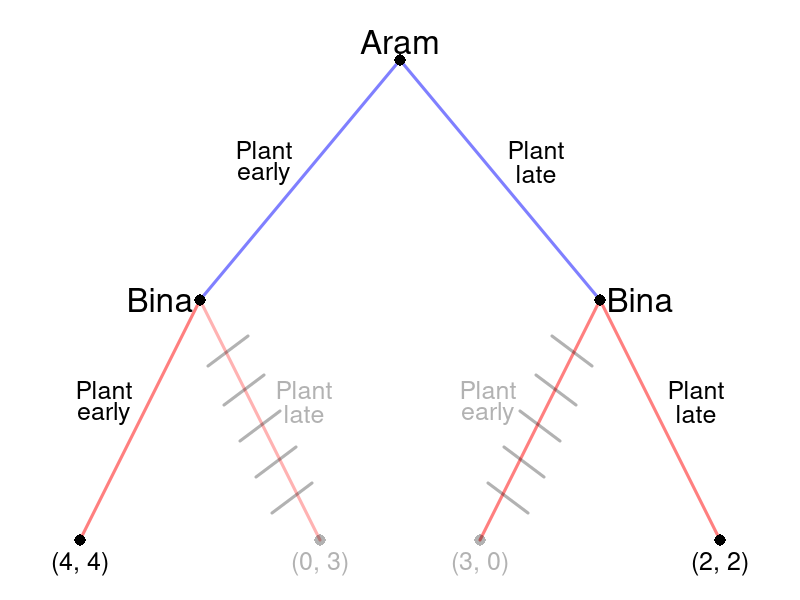

Recreate this plot in R.
require(shape)
pdf(file = "people/sequential_palanpur_player1.pdf", width = 9, height = 7)

#Set parameters for graphics
axislabelsize <- 1.5
labelsize <- 2
actionlabelsize <- 1.5
graphlinewidth <- 3
segmentlinewidth <- 2
nodesize <- 1.5
fadelevel <- 0.3

COL <- c("#7fc97f", "#beaed4", "#fdc086", "#ffff99", "#386cb0", "#f0027f", "#bf5b17", "#666666")
COLA <- c("#99d8c9","#66c2a4","#41ae76", "#238b45", "#005824")
COLB <- c("#4eb3d3", "#2b8cbe", "#0868ac","#084081")

par(mar =  c(0, 0, 0, 0))

xlims <- c(0, 10)
ylims <- c(0, 10)

npts <- 501 
x <- seq(xlims[1], xlims[2], length.out = npts)
y <- seq(ylims[1], ylims[2], length.out = npts) 

plot(0, 0, xlim = xlims, ylim = ylims, type = "n",
     xlab = expression(paste("")),
     ylab = expression(paste("")), 
     xaxt = "n", 
     yaxt = "n", 
     cex.lab = axislabelsize, 
     bty = "n",
     xaxs="i", 
     yaxs="i")

ticksy <- seq(from = 0, to = ylims[2], by = 2)
ylabels <- seq(from = 0, to = ylims[2], by = 2)
ticksx <- seq(from = 0, to = xlims[2], by = 2)
xlabels <- seq(from = 0, to = xlims[2], by = 2)

#Branches for Aram
#Plant early
segments(5, 9, 2.5, 5, lty = 1, col = rgb(0, 0, 1, 0.5), lwd = graphlinewidth)
#Plant late
segments(5, 9, 7.5, 5, lty = 1, col = rgb(0, 0, 1, 0.5), lwd = graphlinewidth)

#Branches for Bina
#From Aram planting early
#Bina plants early
segments(2.5, 5, 1, 1, lty = 1, col = rgb(1, 0, 0, 0.5), lwd = graphlinewidth)
#Bina plants late
segments(2.5, 5, 4, 1, lty = 1, col = rgb(1, 0, 0, fadelevel), lwd = graphlinewidth)

#From Aram plants late
#Bina plants early
segments(7.5, 5, 6, 1, lty = 1, col = rgb(1, 0, 0, 0.5), lwd = graphlinewidth)


#Bina plants late
segments(7.5, 5, 9, 1, lty = 1, col = rgb(1, 0, 0, 0.5), lwd = graphlinewidth)

#Initial node
points(5, 9, pch = 16, col = "black", cex = nodesize)

#P1 Nodes
points(2.5, 5, pch = 16, col = "black", cex = nodesize)
points(7.5, 5, pch = 16, col = "black", cex = nodesize)

#P2 Terminal Nodes
points(1, 1, pch = 16, col = "black", cex = nodesize)
points(4, 1, pch = 16, col = rgb(0,0,0,fadelevel), cex = nodesize)
points(6, 1, pch = 16, col = rgb(0,0,0,fadelevel), cex = nodesize)
points(9, 1, pch = 16, col = "black", cex = nodesize)

text(5, 9.3, expression(paste("Aram")), cex = labelsize)

text(3.3, 7.5, expression(paste("Plant")), cex = actionlabelsize)
text(3.3, 7.1, expression(paste("early")), cex = actionlabelsize)
text(6.7, 7.5, expression(paste("Plant")), cex = actionlabelsize)
text(6.7, 7.1, expression(paste("late")), cex = actionlabelsize)


text(2, 5, expression(paste("Bina")), cex = labelsize)
text(1.3, 3.5, expression(paste("Plant")), cex = actionlabelsize)
text(1.3, 3.1, expression(paste("early")), cex = actionlabelsize)
text(3.8, 3.5, expression(paste("Plant")), cex = actionlabelsize, col = rgb(0,0,0,fadelevel))
text(3.8, 3.1, expression(paste("late")), cex = actionlabelsize, col = rgb(0,0,0,fadelevel))


text(8, 5, expression(paste("Bina")), cex = labelsize)
text(6.1, 3.5, expression(paste("Plant")), cex = actionlabelsize, col = rgb(0,0,0,fadelevel))
text(6.1, 3.1, expression(paste("early")), cex = actionlabelsize, col = rgb(0,0,0,fadelevel))
text(8.7, 3.5, expression(paste("Plant")), cex = actionlabelsize)
text(8.7, 3.1, expression(paste("late")), cex = actionlabelsize)

#Payoffs 
text(1, .6, expression("(4, 4)"), cex = actionlabelsize)
text(4, .6, expression("(0, 3)"), cex = actionlabelsize ,col = rgb(0,0,0,fadelevel))
text(6, .6, expression("(3, 0)"), cex = actionlabelsize, col = rgb(0,0,0,fadelevel))
text(9, .6, expression("(2, 2)"), cex = actionlabelsize)

#Cutting branch plant late when A plants early
segments(2.6, 3.9, 3.1, 4.4, lty = 1, col = rgb(0,0,0,fadelevel), lwd = graphlinewidth)
segments(2.8, 3.25, 3.3, 3.75, lty = 1, col = rgb(0,0,0,fadelevel), lwd = graphlinewidth)
segments(3, 2.65, 3.5, 3.15, lty = 1, col = rgb(0,0,0,fadelevel), lwd = graphlinewidth)
segments(3.2, 2.05, 3.7, 2.55, lty = 1, col = rgb(0,0,0,fadelevel), lwd = graphlinewidth)
segments(3.4, 1.45, 3.9, 1.95, lty = 1, col = rgb(0,0,0,fadelevel), lwd = graphlinewidth)


#Cutting branch plant late when A plants
segments(7.4, 3.9, 6.9, 4.4, lty = 1, col = rgb(0,0,0,fadelevel), lwd = graphlinewidth)
segments(7.2, 3.25, 6.7, 3.75, lty = 1, col = rgb(0,0,0,fadelevel), lwd = graphlinewidth)
segments(7, 2.65, 6.5, 3.15, lty = 1, col = rgb(0,0,0,fadelevel), lwd = graphlinewidth)
segments(6.8, 2.05, 6.3, 2.55, lty = 1, col = rgb(0,0,0,fadelevel), lwd = graphlinewidth)
segments(6.6, 1.45, 6.1, 1.95, lty = 1, col = rgb(0,0,0,fadelevel), lwd = graphlinewidth)


dev.off()
